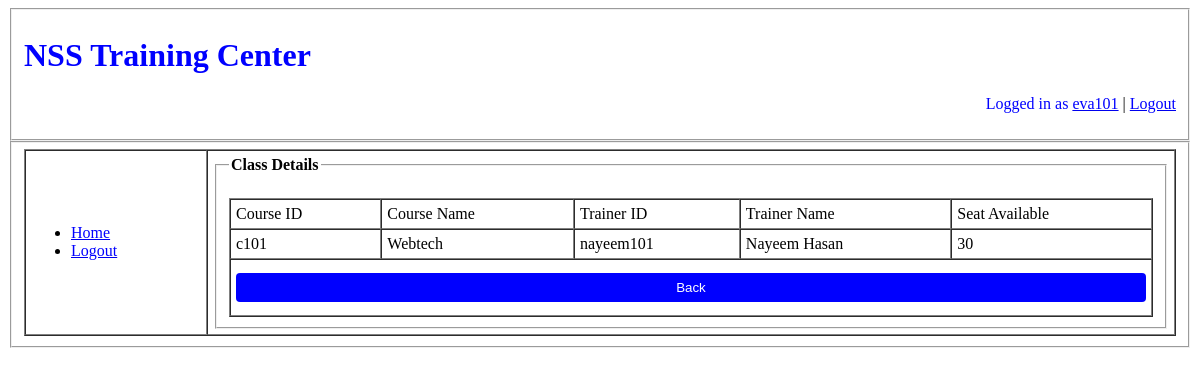
The page /views/classdetails.php (signed in) on the database its author committed.
### tables this page shows
CREATE TABLE `course` (
  `courseid` varchar(30) NOT NULL,
  `coursename` varchar(50) NOT NULL,
  `trainerid` varchar(30) NOT NULL,
  `courseday` varchar(15) NOT NULL,
  `coursetime` varchar(30) NOT NULL,
  `sitavailable` int(10) NOT NULL
);

### service/classDetailsService.php (called while the page is built, shortened)
<?php
    function classDetailsForCourse($userid)
	{
		$conn = dbConnection();
		$sql = "select * from student where studentid='{$userid}'";
		$result = mysqli_query($conn, $sql);
		$student = mysqli_fetch_assoc($result);
		$sql1 = "select * from course where courseid= '{$student['courseid']}'";
		$result1 = mysqli_query($conn, $sql1);
		$course = mysqli_fetch_assoc($result1);
		$sql2 = "select * from trainer where trainerid='{$course['trainerid']}'";
		$result2 = mysqli_query($conn, $sql2);
		$trainer = mysqli_fetch_assoc($result2);
		$data=[
			'courseid' =>$course['courseid'],
			'coursename' =>$course['coursename'],
			'trainerid' =>$trainer['trainerid'],
			'name' =>$trainer['name'],
			'sitavailable' =>$course['sitavailable']
		];
		return $data;
	}
?>

### views/classDetails.php (the view, shortened to what this page needs)
<?php
	require_once('../service/classDetailsService.php');
?>
<!DOCTYPE html>
<html>
<head>
	<link rel="stylesheet" type="text/css" href="../assets/css/studentStyle.css">
</head>
<body>
	<fieldset>
		<p><h1><font color='green'>NSS Training Center</font></h1></p>
		<?php
			if(!empty($_SESSION))
			{
				echo "<p align='right'><font color='black'>Logged in as </font><a href='viewProfileStudent.php'><font >".$_SESSION['userid']."</font></a> | <a href='../php/logout.php'><font >Logout</font></a></p>";
			}
			else
				echo "<p align='right'><font color='black'>Logged in as </font><a href='viewProfileStudent.php'><font >".$_COOKIE['userid']."</font></a> | <a href='../php/logout.php'><font >Logout</font></a></p>";
		?>
	</fieldset>
	<fieldset>
		<table cellspacing="0" cellpadding="5" border="1" width="100%">
			<tr>
				<td colspan="10">
					<ul>
						<?php
							echo "<li><a href='studentHome.php'><font color='red'>Home</font></a></li>";
							echo "<li><a href='../php/logout.php'><font color='red'>Logout</font></a></li>";
						?>
					</ul>
				</td>
				<td rowspan="6">
					<fieldset>
					    <legend><b>Class Details</b></legend>
						<br/>
						<table cellspacing="0" cellpadding="5" border="1" width="100%">
	                        <tr>
	                       		<td>Course ID</td>
								<td>Course Name</td>
								<td>Trainer ID</td>
								<td>Trainer Name</td>
								<td>Seat Available</td>
							</tr>
                            <?php
								if (!empty($_SESSION['userid']))
								{
									$userid = $_SESSION['userid'];
								}
								else
								{
									$userid = $_COOKIE['userid'];
								}
						    ?>
							<?php
			             	    $classDetails = classDetailsForCourse($userid);
							?>
							<tr>
								<td><?=$classDetails['courseid']?></td>
								<td><?=$classDetails['coursename']?></td>
								<td><?=$classDetails['trainerid']?></td>
								<td><?=$classDetails['name']?></td>
								<td><?=$classDetails['sitavailable']?></td>
							</tr>
							<tr>
								<td colspan="5">
									<a href="studentHome.php">
										<button type="button">
											Back
										</button>
									</a>
								</td>
							</tr>
	                    </table>
	                </fieldset>
				</td>
			</tr>
		</table>
	</fieldset>
</body>
</html>

### assets/css/studentStyle.css (style rules this page uses)
font { color:blue; }
table { text-align: left; }
button { width: 100%; background-color: blue; color: white; padding: 7px 7px; margin: 8px 0; border: none; border-radius: 4px; cursor: pointer; }

### rows shown on the page
course: courseid "c101", coursename "Webtech", trainerid "nayeem101", sitavailable "30"

### other values the page prints
$_SESSION['userid'] "eva101"
$classDetails['name'] "Nayeem Hasan"
